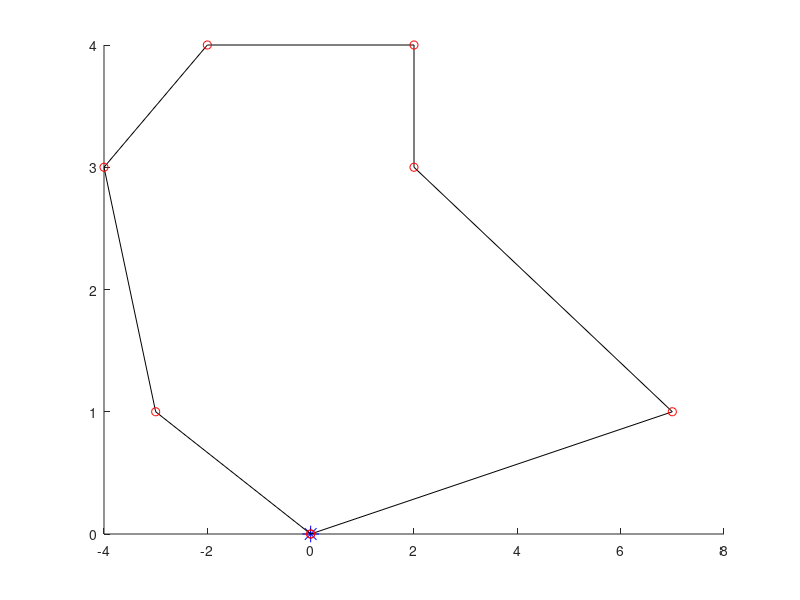
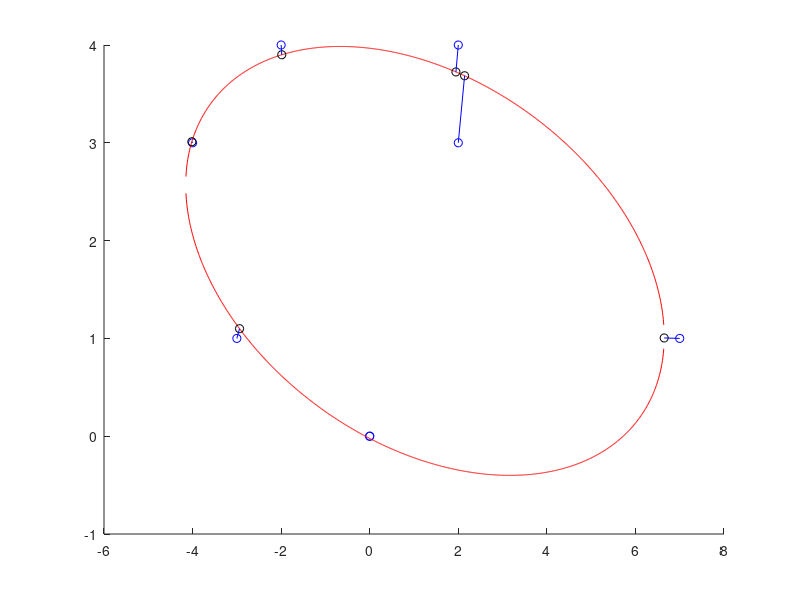

These charts were generated, in order, by the following MATLAB code:
function[] = TDRA( )
% This main function will execute the entirety of the Truck and Drone 
% routing algorithm. 

%%%
% When it comes to calculating the "travel time between two customers" we will 
% use the distance between the two nodes for trucks. When calculating the 
% travel time between two customers by UAV, we will use the distance but 
% divided by a speed factor of 1.5.
%%%

    % Variables 
    %      C0            Set of customer locations with depot as the starting
    %                     location where C0.x is the x location of the
    %                     customers and C0.y is the y locations of the
    %                     customers. 
    %       c            Number of customers
    %       U            Set of drones
    %       u            Number of drones
    % aafDistancesTruck  Travel times between two customers i & j by truck
    %     soln           Our representation of the solution where:
    %                      ansoln.Part1 represents the sequence of customers
    %                          visited by the truck
    %                      ansoln.Part2 represents the assignment of
    %                          customers to UAVs & also the sequence of
    %                          visits by each UAV
    %                      ansoln.Part3 represents the launch locations of
    %                          each UAV for every flight
    %                      ansoln.Part4 represents the reconvene locations of
    %                          each UAV for every flight
    %
    
    
    % Generate customer locations
%     C0.x = (50 - -50)*rand(1, 4) + -50;
%     C0.y = (50 - -50)*rand(1, 4) + -50;
%     C0.x = [ 0 -10 0 0 ]; % we treat the first slot as the depot;
%     C0.y = [ 0 0 -10 -5 ];  % we treat the first slot as the depot;
%     C0.x = [ 0 randi([-10, 10], 1, 10) 0 ];
%     C0.y = [ 0 randi([-10, 10], 1, 10) 0 ];
    
%     C0.x = [ 0 -4 -7 -6 4 6 2 9 8 7 6 0 ];
%     C0.y = [ 0 1 -3 -8 -9 -3 10 9 -2 -8 -8 0];
    
% %          0  1  2  3  4  0   Customer ID
% %          1  2  3  4  5  6   Indices
%     C0.x = [ 0  8  6 -7  1  0 ];
%     C0.y = [ 0 -2 -3 -3  2  0 ];

%              0  1  2  3  4  5  6  0  Customer ID
%              1  2  3  4  5  6  7  8  Indices
    C0.x = [ 0 -2 -3  2  2  7 -4  0 ]; 
    C0.y = [ 0  4  1  4  3  1  3  0 ]; 

%%%%%%%%%%%%%%%%%%%%%%%%Testing ellipse fitting %%%%%%%%%%%%%%%%%%%%%%%%
% Slanted ellipse
%     C0.x = [ 1, 2, 3, 4, 4.5, 5, 5.5, 6, 6, 5.7, 5.5, 5, 4, 3, 1, ...
%              -1, -3, -6, -7, -7.5, -7, -6, ...
%              -3, -2, -1, -4, -5];
%     C0.y = [ 7, 6, 5, 4, 3, 2, 0.5, -1, -1.5, -3.5, -4, -5, -5.3, -5.2, -4.5,...
%              8, 8, 7, 6, 4, 2, 0, ...
%              -2.5, -3, -3.5, -1.5, -1];
    

% Ellipse along x axis; This works well 
%     C0.x = [ -3, -2.5, -2, -1.5, -1, -.5, 0, .5, 1, 1.5, 2, 2.5, 3, -3, -2.5, -2, -1.5, -1, -.5, 0, .5, 1, 1.5, 2, 2.5, 3 ];
%     C0.y = [ 0.54, 1.06, 1.34, 1.52, 1.64, 1.71, 1.73, 1.71, 1.64, 1.54, 1.34, 1.06, .54, -0.54, -1.06, -1.34, -1.52, -1.64, -1.71, -1.73, -1.71, -1.64, -1.54, -1.34, -1.06, -.54 ];

% Ellipse along y axis
%     C0.x = [ 0 [ -2 : 0.5 : 2 ] [ -2 : 0.5 : 2 ] 0]
%     C0.y = [0 sqrt( 1 - (C0.x(1 : 9).^2)/4 ) [ -1*sqrt( 1 - (C0.x(10 : 18).^2)/4 ) ] 0 ]
    



    % Plot the customer locations
%     hold on
%     figure( 1 );
%     plot(0,0,'b*', 'MarkerSize', 12)
%     plot(C0.x, C0.y, 'bo')
%     hold off

    
    % Numbers of customers (excluding the depot) 
    c = length(C0.x) - 2;
    
    % Number of drones
    U = [1, 2];
    u = length(U);
    
    % Initial and final temperature (Inputs for SA)
    T0 = 90;
    TFinal = 0.01; 
    Beta_SA = 0.99;
    Imax = 20;
    
    % Calculate the distances between each all points
    % Here, our first row of the columns is how far our depot is from each 
    % of the customers. 
    aafDistances = calculateDistances(C0.x, C0.y);
    
    
    % Initialize solution data structure
    soln.anPart1 = zeros(1, length(C0.x));  % the Truck Route
    soln.anPart2 = [-1];  % Assignment of customers to UAVs
    soln.anPart3 = [-1];  % Launch locations of the UAVs
    soln.anPart4 = [-1];  % Reconvene locations of the UAVs
    
    
    % Generate initial solution s, to the STRPD based on SA
    s = simulatedAnnealing(c, aafDistances, soln, T0, TFinal, Beta_SA, Imax, u);
    
%%%%%%%%%%%%%%%%%%%%%%%%%%%%%%%%%%%%%%%%%%%%%%%%%%%%%%%%%%%%%%%%%%%%%%%%
    % Test plotting our path with drones
    % THis is correct btw
%     s.anPart1 = [ 0 4 2 3 0 ];
%     s.anPart3 = [ 2 -1 ];   % These indices refer to the cell number in part 1, so this is wrong. 
%     s.anPart2 = [ 1 -1 ];   % visits customer 1
%     s.anPart4 = [ 3 -1 ];   % returns to index 2 of s.anPart1 (which is customer 3)
% 
%     s.anPart1 = [ 0 4 3 1 2 0 ];    % MOST RECENT TEST
%     s.anPart3 = [ 1 -1 4 ];
%     s.anPart2 = [ 5 -1 6 ];
%     s.anPart4 = [ 3 -1 5 ]; 
    
%     s.anPart1 = [ 0 4 2 0 ];
%     s.anPart3 = [ 2 3 -1 ];   % These indices refer to the cell number in part 1, so this is wrong. 
%     s.anPart2 = [ 1 3 -1 ];   % visits customer 1
%     s.anPart4 = [ 3 4 -1 ];   % returns to index 2 of s.anPart1 (which is customer 3)

%     s.anPart1 = [ 0 4 2 0 ];
%     s.anPart3 = [ 2 -1 3 ];   % These indices refer to the cell number in part 1, so this is wrong. 
%     s.anPart2 = [ 1 -1 3 ];   % visits customer 1
%     s.anPart4 = [ 3 -1 4 ];   % returns to index 2 of s.anPart1 (which is customer 3)

%     s.anPart1 = [ 0 4 2 0 ];
%     s.anPart3 = [ 2 -1 3 ];   % These indices refer to the cell number in part 1, so this is wrong. 
%     s.anPart2 = [ 1 -1 3 ];   % visits customer 1
%     s.anPart4 = [ 3 -1 4 ];   % returns to index 2 of s.anPart1 (which is customer 3)
%%%%%%%%%%%%%%%%%%%%%%%%%%%%%%%%%%%%%%%%%%%%%%%%%%%%%%%%
    
    % Plot the truck and drone route
    plot_route( C0, s);
    
    
    % Initialize best solution, the rsult of the best solution, the 
    % iteration number, and the temperature
    s_best = s;
    fs_best = f(aafDistances, s_best, u);
    
    
    % Elliptical stuff
    u
    solnOut = ellipticalCustomerAssignment( s_best, C0, u);
    
    
    
end

%%%%%%%%%%%%%%%%%%%%%%%%%%%%%%%%%%%%%%%%%%%%%%%%%%%%%%%%%%%%%%%%%%%%%%%%%%%
function[ ] = plot_route( C0, s) 
% plot_route will take in the customer locations & the initial solution
% produced via the Simulated annealing method. It will then plot the route 
% the truck will take. 
% Input 
%   C0      The locations of all the customers
%   s       The route we are plotting 
%   u       The number of drones 
% Output
%   

    % Variables
    %    a, b     Placeholder variables for the coordinates 
    %  nCustInd   counter to keep track of the customer indices 
    
    % Plot the truck route
    nCustInd = 2;
    a = [ 0 ]; 
    b = [ 0 ]; 
    
    % Fill in these a and b arrays
%     for i = s.anPart1( 2 : length(C0.x) - 1 )
    for i = s.anPart1( 2 : length(s.anPart1) - 1)
        a(nCustInd) = C0.x(i+1);
        b(nCustInd) = C0.y(i+1);
        nCustInd = nCustInd + 1; 
        a;
        b;
    end

    a(end + 1) = 0;
    b(end + 1) = 0;


        
    % Initialize the coords visited by the drones
    aanDrones = zeros(length(s.anPart2)-1, 6);
    
    C0;
    s; 
    % Fill in this matrix
    for iCustomer = 1 : length(s.anPart2)        
        if s.anPart2(iCustomer) == -1
            aanDrones( iCustomer, : ) = -1*ones(1, 6);
%             aanDrones = [ aanDrones ; -1*ones(1, 6) ]
            
        else
            aanDrones(iCustomer, 1) = C0.x(s.anPart1(s.anPart3(iCustomer)) + 1);
            aanDrones(iCustomer, 4) = C0.y(s.anPart1(s.anPart3(iCustomer)) + 1);

            aanDrones(iCustomer, 3) = C0.x(s.anPart1(s.anPart4(iCustomer)) + 1);
            aanDrones(iCustomer, 6) = C0.y(s.anPart1(s.anPart4(iCustomer)) + 1);

            aanDrones(iCustomer, 2) = C0.x(s.anPart2(iCustomer) + 1);
            aanDrones(iCustomer, 5) = C0.y(s.anPart2(iCustomer) + 1);
        end
    end
    
    
    
    % Plot the drone route
    aColors = ["r--", "b--", "g--", "k--", "m--"];
        
    % 
    aDimensions = size(aanDrones);
    
    % Plot this stuff
    figure(2)
    hold on; 
    plot(0,0,'b*', 'MarkerSize', 12)
    plot(a, b, 'k-')
    plot(a, b, "ro")
    
    iDrone = 1; 
    for iRow = 1 : aDimensions 
        x = [ 0 ];
        y = [ 0 ]; 
        
        if aanDrones(iRow, 1) == -1
            iDrone = iDrone + 1; 
        else
            for iCol = 1 : 3
                x(iCol) = aanDrones(iRow, iCol);
                y(iCol) = aanDrones(iRow, iCol+3);
            end
            
            plot(x, y, aColors(iDrone));
        end
    end
    hold off; 
end

function[ aafDistances ] = calculateDistances( x, y )
% calculateDistances will calculate the distances between all the points 
%   on the graph
% INPUT
%   x, y   the x and y coordinates of the customers
% OUTPUT
%   aafDistances   An array of distances where D_ij is the distance between 
%                    house i and house j; this matrix should be symmetric

    % Variables
    %
    
    % Initialize the distances array
    aafDistances = zeros(length(x));
    
    % Calculate the distances
    for i = 1 : length(x)
        for j = 1 : length(x)
            aafDistances( i, j ) = sqrt( (x(i) - x(j))^2 + (y(i) - y(j))^2 );
        end
    end
    
end

function[ s_best ] = ...
    simulatedAnnealing( c, aafDistances, soln, T0, TFinal, Beta_SA, Imax, u)
% simulatedAnnealing function will take in an array of distances 
% and will generate a random TRP (traveling repairman problem).
% INPUT
%   c              The length of the soln
%  aafdistances    Array of distances between customers
%  soln            Data structure of solution
%   T0             The initial temperature
%   TFinal         The final temperature we want to approach
%  Beta_SA         The cooling schedule for our simulated annealing
%   Imax           The maximum number of iterations
%   u              The numebr of drones
% OUTPUT
%  s_best          Returns the best solution to the TRP 


    % Variables
    %  soln       Data structure with solutions parts 1, 2, 3, and 4 
    %     s       Solution to the TRP problem
    %  s_best     Best solution
    % fs_best     The result of the best solution7
    %     T       The current temperature of our simulated annealing
    

    % Initialize our current and final temperatures
    T = T0;     
    
    % Generate a ranomd TRP (Traveling Repairman Problem) 
    % randomly insert all customers into vector    
    soln.anPart1 = [ 0 randperm(c) 0 ];
    s = soln; % create duplicate of soln for comparison
    
    % Initilaize the best solution and the best result 
    s_best = s;
    fs_best = f(aafDistances, s, u); 
    
    sPrime = soln;
    
    % Run the simulated annealing process
    while T > TFinal
        for i = 1 : Imax 
            % Find neighbor to s
            sPrime.anPart1 = neighbor(s);
            

            
            % Check if neighbor is better than current solution 
            diff = fs_best - f(aafDistances, sPrime, u);
            
            % Check if neighbor is better
            if f(aafDistances, sPrime, u) < f(aafDistances, s_best, u)
                s_best.anPart1 = sPrime.anPart1;
                fs_best = f(aafDistances, sPrime, u); 
            end
            
            % Boltzmann probability time babbbyyyy
            if rand() < exp(-abs(diff) / T)
                s.anPart1 = sPrime.anPart1;
            end
            
        end
        
        % Cooling schedule
        T = Beta_SA * T; 
    end
    
    
    
end

function[ solnOut ] = ellipticalCustomerAssignment( solnIn, C0, k )
% The ellipticalCustomerAssignment heuristic function will take in a soln
% and then will return another solution. 

% INPUT
%  solnIn      This is the input solution
%  C0          The locations (coordinates) of the customers
%  k           Number of drones
% OUTPUT
%  solnOut     This is the output solution

    % VARIABLES
    %    D        The design matrix
    %    C        The constraint matrix
    %    S        Scatter matrix
    %    V        Matrix with columns being the eigenvectors
    %    D        Matrix where diagonals are eigenvalues
    %    g        Anonymous function for distance from point to conic
    %    h        Anonymous function for distance between two points
    % aVectorScaled  The parameters that create our ellipse
    % anSortedTruckCustomers   Vector of truck customers sorted by distance
    %                          to ellipse
    % aafDistances  Get the distances between all the points
    
    
    % Create matrix of distances
    aafDistances = calculateDistances(C0.x, C0.y);
    
    % Assign initial variables 
    solnOut = solnIn; 
    fSolnOut = f( aafDistances, solnIn, k);
    
    % Fit an ellipse to C0 
    % First create our design matrix
    D = zeros(length(C0.x) - 1, 6);
    for iRow = 1 : length(C0.x) - 1
        D( iRow, 1 ) = (C0.x(iRow))^2;
        D( iRow, 2 ) = C0.x(iRow) * C0.y(iRow);
        D( iRow, 3 ) = (C0.y(iRow))^2;
        D( iRow, 4 ) = C0.x(iRow);
        D( iRow, 5 ) = C0.y(iRow);
        D( iRow, 6 ) = 1;
        

    end
    
    
    % Next our constraint matrix
    C = zeros(6); 
    C(1, 3) = 2;
    C(3, 1) = 2;
    C(2, 2) = -1; 
    
    % Create scatter matrix
    S = D' * D;
    
    % Find our eigenvalues and eigenvectors
    [ eigenvector, eigenvalue ] = eig( S, C );
    
    % Find the smallest eigenvalue
    fMinDiag = inf;
    for iDiagonal = 1 : 6
        if eigenvalue(iDiagonal, iDiagonal) > 1e-6 && eigenvalue(iDiagonal, iDiagonal) < fMinDiag
            iMinDiag = iDiagonal;
            fMinDiag = eigenvalue(iDiagonal, iDiagonal);
        end
    end
    
    
    % Scale the parameters so that a'C*a = 1
    aVector = eigenvector( :, iMinDiag );
    fScaling = aVector' * C * aVector;
    aVectorScaled = aVector / sqrt(fScaling);
        
    
    % This function gives us the algebraic distance of any point (x, y)
    % from the conic. 
    g = @( a, x, y) (a(1)*x.^2 + a(2).*x.*y + a(3)*y.^2 + a(4)*x + a(5)*y + a(6));
    
    
    % Create functions from the quadratic formulas    
    fplus  = @(a, x) ( -(a(2)*x + a(5)) + sqrt( (a(2)*x + a(5)).^2 - 4*a(3)*(a(1)*x.^2 + a(4)*x + a(6)) ) ) / (2*a(3));
    fminus = @(a, x) ( -(a(2)*x + a(5)) - sqrt( (a(2)*x + a(5)).^2 - 4*a(3)*(a(1)*x.^2 + a(4)*x + a(6)) ) ) / (2*a(3));
    
    
    % Create array of points
    afXData = [ min(C0.x) - 10 : 0.01 : max(C0.x) + 10 ];
    % Check to see if the x and y are imaginary
    counter = 1;
    for x = afXData
        if isreal(fplus( aVectorScaled, x )) && fplus( aVectorScaled, x) ~= 0
            afXGoodData(counter) = x;
            afYDataPositive(counter) = fplus( aVectorScaled, x ); 
        end
        
        if isreal(fminus( aVectorScaled, x )) && fminus( aVectorScaled, x) ~= 0
            afYDataNegative(counter) = fminus( aVectorScaled, x );
        end
        
        if isreal(fminus( aVectorScaled, x )) && isreal(fplus( aVectorScaled, x ))
            counter = counter + 1; 
        end
        
        
    end
               
    
    % Plot the points
    figure(12345)
    hold on; 
    plot(C0.x, C0.y, 'bo')
    plot(afXGoodData, afYDataPositive, 'r-')
    plot(afXGoodData, afYDataNegative, 'r-')
%     hold off; 
    
    % Given a customer point (xi, yi), find the point (x, y) on an ellipse
    % that minimizes the distance between (xi, yi) and (x, y)
    
    % Set the max number of iterations, the threshold
    % for convergence
    nMax = 30; 
    fThreshold = 10^(-6);
    
    % Hard code the function and its jacobian
    h = @(x, y, lambda, xi, yi, a) ...
        [ 2*x - 2*xi + 2*a(1)*x*lambda + a(2)*lambda*y + a(4)*lambda; 
          2*y - 2*yi + a(2)*lambda*x + 2*a(3)*lambda*y + a(5)*lambda; 
          a(1)*x^2 + a(2)*x*y + a(3)*y^2 + a(4)*x + a(5)*y + a(6) ];

    h_jacobian = @(x, y, lambda, xi, yi, a) ...
        [ 2 + 2*a(1)*lambda, a(2)*lambda, 2*a(1)*x + a(2)*y + a(4); 
          a(2)*lambda, 2 + 2*a(3)*lambda, a(2)*x + 2*a(3)*y + a(5); 
          2*a(1)*x + a(2)*y + a(4), a(2)*x + 2*a(3)*y + a(5), 0 ];
      
   % Initialize ellipse points
   afEllipse.x = [];
   afEllipse.y = [];
   
   % Initialize vector of distances
   afDistanceFromEllipse = zeros(1, length(C0.x)-2); 
    
   %Instead of iterating through the length of the arrays, iterate through   
   for nCustomer = solnIn.anPart1(2 : end - 1)
       % Set initial guess
       %                  x                y        lambda
       afGuess = [ C0.x(nCustomer + 1); C0.y(nCustomer + 1); 0 ]; 
       
       
       % Get the unknowns
       [ ae_vals, j, aUnknowns ] = ... 
           newtons_method( nMax, afGuess, fThreshold, h, h_jacobian, aVectorScaled, C0, nCustomer+1);
       
       % Plot the point on the ellipse
       plot(aUnknowns(1, j-1), aUnknowns(2, j-1), 'ko')
       
       % Store the ellipse point
       afEllipse.x = aUnknowns(1, j-1);
       afEllipse.y = aUnknowns(2, j-1); 
       
       % Calculate the distance between customers and closest pt on ellipse
       afDistanceFromEllipse( nCustomer ) = sqrt( (afEllipse.x(end) - C0.x(nCustomer+1))^2 + ...
           (afEllipse.y(end) - C0.y(nCustomer+1))^2 );
       
       % Plot those thangs 
       plot( [ C0.x(nCustomer+1); afEllipse.x ], [C0.y(nCustomer+1); afEllipse.y], 'b-' )
%        [ C0.x(nCustomer); afEllipse.x ]
% %        for i = 1 : length(C0.x)
% %            plot( [ C0.x(nCustomer+1); afEllipse.x(nCustomer) ], [C0.y(nCustomer+1); afEllipse.y(nCustomer)], 'b-' )
% %        end
% %        hold off; 
             
              % Final Output Lines
%        fprintf("\n")
%         fprintf("Final Output Line for Part (a)\n")
%         fprintf("Current k    |      e^(k+1)     |      x^(k+1)\n" );
%         fprintf("  %4d       |   %10.10f   |   [ %2.6f ; %2.6f; %2.6f ]   \n", k-2, ae_vals(k-1), aUnknowns(1, k-1), aUnknowns(2, k-1), aUnknowns(3, k-1))
       
   end
    
   hold off;
   afDistanceFromEllipse;
   
   
   % Sort the customer in descending order from distance to the ellipse
   afDistanceFromEllipse
   [ afSortedDistances, anSortedTruckCustomers ] = sort( afDistanceFromEllipse, 2, "descend" );

   afSortedDistances
   anSortedTruckCustomers
   
   
   % Get the distance matrix (the distances between all the points)
   aafDistances = calculateDistances(C0.x, C0.y); 
   
   
    % Now we start looping until no feasible position is available for
    % customers in the list for re-insertion in UAV routes
    feasible = 1;  %
    temp_counter = 0;     % this temporary counter will eventually be removed, 
                          % it is taking place of the feasibility thing
           

    while temp_counter < 40
        for i = 1 : length(anSortedTruckCustomers)
            
            % Store the index of customer i in anSortedTruckCustomers
            jCust = anSortedTruckCustomers(i);  % customer index at index i in anSortedTruckCustomers
            
            % Select customer c_j in the list & remove it from truck route
            solnRemovedCustomer = soln_remove_truck_customer(solnIn, jCust);

%             %%%%% TEMPORARY STUFF REMOVE AFTER TESTING %%%%%
%             solnIn.anPart1 = [0 10 9 8 7 3 5 6 0];
%             solnIn.anPart3 = [ 1 6 -1 2 3 6];
%             solnIn.anPart2 = [11 1 -1 12 4 2];
%             solnIn.anPart4 = [3 7 -1 3 6 7];
%             solnIn
%             jCust = 8  % This is the customer we will be removing
%             %%%%% TEMPORARY STUFF REMOVE AFTER TESTING %%%%%
            
            for iTruckStop = 2 : length(solnIn.anPart1)
                % Insert the customer in the truck route
                insertedSoln = soln_insert_truck_customer(solnRemovedCustomer, jCust, iTruckStop);
                
                
                % Check feasibility 
                
                
                % Calculate the total waiting time
                fWaitingTime = f( aafDistances, insertedSoln, k ); 
            end
            
            
            for iDrone = 1 : k
                for iStopLeave = 1 : length(solnRemovedCustomer.anPart1)
                    for iStopReturn = iStopLeave : length(solnRemovedCustomer.anPart1)
                        % Insert the customer in the truck route
                        insertedDroneSoln = ... 
                            soln_add_drone_customer(solnRemovedCustomer, jCust, iDrone, iStopLeave, iStopReturn)
                    end
                end
            end
            
            
            % Insert the customer into every drone route
            nDrone = 1; 
            
            
            
            % Try inserting jCustomer into all possible spots in the truck routes
%             for i = 1 : soln
%             
%             for Drone
%                 for leavingStop % = 1 : LENGTH(PART1)
%                     for returning stop   % Where the returning stop must come AFTER THE LEAVING STOP; = L.S. + 1 : length(part1)
%                     end
%                 end
%             end
%             

        end
%         
        temp_counter = temp_counter + 1;
        
        
    end


end

function[ ae_vals, k, aUnknowns ] = newtons_method( nMax, afGuess, fThreshold, h, h_jacobian, a, C0, iCustomer )
% Newton's method will approximate the roots of our function h. For this
% particular problem, h is the gradient of our distance formula. 
% Input
%   nMax               The maximum number of iterations
%   afGuess            Our initial guess
%   fThreshold         The threshold for convergence
%   h                  The function we are trying to find the root of 
%   h_jacobian         The jacobian of function h
%   aVectorScaled      The paramters we found to create our ellipse
%   C0                 Our set of customers
%   iCustomer          The current customer we are at
% Output
%   ae_vals            Array of error values
%   k                  Number of iterations
%   aUnknowns          Array of unknowns we are trying to find

    % Local Variables
    %  k           Number of iterations it took to converge
    %  e           The error value
    %  xi          x coordinate of the customers
    %  yi          y coordinate of the customers
    
    % Initialize k values and error value e
    k = 1; 
    e = 99;   % absurd error value
    
    % Create variables for the x and y coordinates of the customers
    xi = C0.x(iCustomer); 
    yi = C0.y(iCustomer); 
    
    % Initialize vector to hold the updating x, y, and lambda values and
    % vector for e values
    aUnknowns = zeros(3, nMax); 
    ae_vals = zeros(1, nMax); 
    aUnknowns(:, 1) = afGuess; 
    ae_vals(1) = e; 
    
    % Run Newton's Method for the vector case
    while k < nMax + 2 && ae_vals(k) > fThreshold
        aUnknowns(:, k+1) = aUnknowns(:, k) - ... 
            h_jacobian(aUnknowns(1, k), aUnknowns(2, k), aUnknowns(3, k), xi, yi, a) \ ...
            h(aUnknowns(1, k), aUnknowns(2, k), aUnknowns(3, k), xi, yi, a ); 
        
        % Calculate the error
        ae_vals(k+1) = norm( aUnknowns(:, k+1) - aUnknowns(:, k) );
        
        % Print k, the error and the value
%         fprintf("Current k    |      e^(k+1)     |      x^(k+1)\n" );
%         fprintf("  %4d       |   %10.10f   |   [ %2.6f ; %2.6f; %2.6f ]   \n", k-1, ae_vals(k+1), aUnknowns(1, k+1), aUnknowns(2, k+1), aUnknowns(3, k+1))
        
        % Update k 
        k = k + 1; 
    end
end

function[ solnOut ] = soln_remove_truck_customer(solnIn, jCust)
% The soln_remove_truck_Customer function takes in a solution structure and
% the customer j that we will be removing from the truck route. It will
% first loop over soln.anPart1 to find jCust. Then it will "remove him" by
% esentially shifting everyone in solnIn.anPart1 after him down by 1. 
% Input
%  solnIn     The solution we are currently working with
%  jCust      The customer we will be removing from part 1 of solnIn
% Output
%  solnOut    The resulting solution

    % Local variables
    %  iCustomer     counter variable to keep track of the customer index
    %  
    
    % Loop over soln.anPart1 to find jCust
    for iCustomer = 1 : length(solnIn.anPart1)
        if solnIn.anPart1(iCustomer) == jCust
            jCustIndex = iCustomer; 
        end
    end
    
    % Remove jCust and shift everyone down
    solnIn.anPart1(jCustIndex) = [];
    solnIn.anPart1

    % Shift things in part 3 and part 4 that are after the removal slot
    % down by 1
    nDroneCounter = 1; 
    for nIndex = 1 : length(solnIn.anPart3)
        if solnIn.anPart3(nIndex) < 0
            nDroneCounter = nDroneCounter + 1;
            
        else
            if solnIn.anPart3(nIndex) > jCustIndex  % "if it comes after"
                solnIn.anPart3(nIndex) = solnIn.anPart3(nIndex) - 1;  
            end
            
            if solnIn.anPart4(nIndex) > jCustIndex
                solnIn.anPart4(nIndex) = solnIn.anPart4(nIndex) - 1; 
            end
        end
    end
    
    % Return the solnOut
    solnOut = solnIn; 
  
end

function[ solnOut ] = soln_insert_truck_customer(solnIn, jCust, iStop)
% The soln_insert_truck_customer method will take in the solution, the
% jCustomer we will be inserting, and the place where the truck will be
% inserted. 
% Inputer
%    solnIn    The input solution
%    jCust     the customer that will be inserted
%    iStop     Where the truck will be placed

    % Local Variables
    %
    
    % Initialize the out solution 
    solnOut = solnIn;
    
    % First insert values 1 to iStop - 1
    solnOut.anPart1 = solnIn.anPart1(1 : iStop - 1);
    
    % Next insert jCust
    solnOut.anPart1(iStop) = jCust; 
    
    % Next insert the remaining values iStop to the end of the array
    solnOut.anPart1 = [ solnOut.anPart1 solnIn.anPart1(iStop : end)]; 
    
    % Update anPart3 and anPart4
    nDroneCounter = 1; 
    for nIndex = 1 : length(solnIn.anPart3)
        if solnIn.anPart3(nIndex) < 0
            nDroneCounter = nDroneCounter + 1; 
        else
            if solnIn.anPart3(nIndex) >= iStop
                solnOut.anPart3(nIndex) = solnIn.anPart3(nIndex) + 1; 
            end
            
            if solnIn.anPart4(nIndex) >= iStop
                solnOut.anPart4(nIndex) = solnIn.anPart4(nIndex) + 1; 
            end
        end
    end             
end

function[ solnOut ] = soln_add_drone_customer(solnIn, jCust, iDrone, iStopLeave, iStopReturn)
% soln_add_drone_customer will take in the current solution data structure,
% the customer we will be including, the drone that will be delivering to
% it as well as where the drone will be departing from and arriving to. 
% Input
%  solnIn       Current solution
%  jCust        Customer we are inserting
%  iDrone       The drone that will be delivering to that customer
%  iStopLeave   The index from which the drone will be leaving (based off
%                of the indices from soln.anPart1) 
%  iStopReturn  The index where the drone will be returning (also based off
%                of the indices from soln.anPart1)

% Output
%  solnOut      The resutling solution. 

    % Local variable
    % iPart3Drone     The drone we are currently looking at in part 3
    
    
    % Find the drone we are looking for in solnIn.anPart3
    iPart3Drone = 1;                   
    nDroneCounter = 1;
    
    % Initialize the solnOut
    solnOut = solnIn; 
    
    solnIn;
    while (nDroneCounter ~= iDrone)
        % If we hit a separator (-1) increment the drone
        if (solnIn.anPart3(iPart3Drone) == -1)
            nDroneCounter = nDroneCounter + 1; 
        end
        iPart3Drone = iPart3Drone + 1; 
    end
    
    
    % Look for where iStopLeave fits in solnIn.anPart3 (start from
    % iPart3Drone)
    bPlaced = 0;
    iLeavePlacement = iPart3Drone; 
    while (~bPlaced)        
        % In the case that we want to assign drone n a customer, but there
        % are currently no drone n customers
        if iLeavePlacement > length(solnIn.anPart3)
            % Insert placeholder slot
            solnOut.anPart3(end + 1) = 0;
            solnOut.anPart2(end + 1) = 0; 
            solnOut.anPart4(end + 1) = 0; 
        end
                    
        if (solnOut.anPart3(iLeavePlacement) < iStopLeave)
            % Then we place it in index iLeavePlacement
            bPlaced = 1; 
            
        else
            % We iterate through
            iLeavePlacement = iLeavePlacement + 1; 

        end
    end
    
    
    % Shift oclumns in Part 3 up by 1
    % Shift the columns at & abova where it goes to the right by 1
    solnOut.anPart3 = solnIn.anPart3(1 : iLeavePlacement - 1); 
    
    % Insert the index it will be leaving from
    solnOut.anPart3(iLeavePlacement) = iStopLeave;
    
    % Insert the remaining values iStopLeave to the end of the array
    solnOut.anPart3 = [ solnOut.anPart3 solnIn.anPart3(iLeavePlacement : end) ];
    
    % ----
    % Shift columns in Part 2 up by 1
    % Shift the columns at & abova where it goes to the right by 1
    solnOut.anPart2 = solnIn.anPart2(1 : iLeavePlacement - 1);
    
    % Insert the customer jCust
    solnOut.anPart2(iLeavePlacement) = jCust; 
    
    % Insert the remaining values iStopLeave to the end of the array
    solnOut.anPart2 = [ solnOut.anPart2 solnIn.anPart2(iLeavePlacement : end) ]; 
    
    
    % ----
    % Shift the columns in Part 4 up by 1
    % Shift the columns at & above where it goes to the right by 1
    solnOut.anPart4 = solnIn.anPart4(1 : iLeavePlacement - 1);

    % Insert the customer return index
    solnOut.anPart4( iLeavePlacement ) = iStopReturn; 
    
    % Insert the remaining values iStopLeave to the end of the array
    solnOut.anPart4 = [ solnOut.anPart4 solnIn.anPart4(iLeavePlacement : end) ]; 
    
    
    solnOut
            
    
        
end

function[ sPrime ] = neighbor( soln )
% The neighbor function will implement the well-known 2-opt method for
% creating neighbors for our current solution s. Here, we must note that
% our 2-opt method will switch two customers within the vector of Parts 1
% and 2. The customers are selected randomly. Our 2-opt is a local search
% heuristic.

% INPUT
%   soln       Current solution data structure.
% OUTPUT
%  sPrime      A neighbor to input solution soln

    % Variables
    %    sPrime    The soln.anPart1 which is the neighbor to our original 
    %                soln.anPart1  
    %  randIndex1  The index of the customer that will be switched out from
    %                part 1 of the soln data structure
    %  randIndex2  The index of the customer that will be switched out from
    %                part 2 of the soln data structure. 
    %    nTemp     A temporary variable that holds the customer at index 
    %                randIndex1
    
    
    % Randomly pick two customer indices from anPart1 
    randIndex1 = -1;
    randIndex2 = -1;
    
    % Make sure that we don't pick the same two indices
    while randIndex1 == randIndex2
        randIndex1 = randi([2, length(soln.anPart1)-1]);
        randIndex2 = randi([2, length(soln.anPart1)-1]); 
    end
    
%     fprintf("Before switching: \n")
%     soln.anPart1
    
    % Switch their positions in soln.anPart1
    nTemp = soln.anPart1(randIndex1);
    soln.anPart1(randIndex1) = soln.anPart1(randIndex2);
    soln.anPart1(randIndex2) = nTemp; 
    
% %     fprintf("after switching: \n")
%     soln.anPart1
    
    % Return the new neighbor to the input solution
    sPrime = soln.anPart1;
    
end

function[ fTotalWaitTime ] = f( aafDistances, soln, k)
% This function f is our wait time function. In this case, we treat
%  the time = distance for our trucks and we calculate the time for the 
%  drones using a speed factor of 1.5

% INPUT
%   aafDistances    Array of floats containing the distances between custs.
%   soln            Data structure of solutions in parts 1, 2, 3 and 4 
%   k               Number of drones
% OUTPUT
%   fTotalWaitTime  Float of total wait time 
    

    % Variables
    %   alpha         Our speed factor for the drones. 
    %   aSoln         Current solution
    
    
    % Initialize constants
    alpha = 1.5;
    
    
    % Create temporary list of customers
    anCustomers = soln.anPart1;
    
    
    % Initialize total wait time
    fTotalWaitTime = 0;
    
    
    % Create vector arrival and departure times for drones and trucks
    aafDroneArrivalTime = zeros(k, length(aafDistances));
    aafTruckArrivalTime = zeros(1, length(aafDistances));
    aafTruckDepartureTime = zeros(1, length(aafDistances));
    
    
    soln;
    aafDistances;
    
    % Calculate the total wait time for the truck customers
    iPrevious = 1; 
    for iCustomerIndex = 2 : length(soln.anPart1) % Here iCustomerIndex = 1 & = length(soln.anPart1) are the nodes 
        iDrone = 1; % Initialize drone counter
        
        % Calculate the arrival time of the truck to this node        
        aafTruckArrivalTime(anCustomers(iCustomerIndex) + 1) = ...
            aafDistances( anCustomers(iCustomerIndex - 1) + 1, anCustomers(iCustomerIndex) + 1 ) ...
          + aafTruckArrivalTime( anCustomers(iCustomerIndex - 1) + 1);
        
%         "Put this arrival times in aafTruckDepartureTimes and vector and 
%          then update them if they have a drone approaching that same
%          node. So that if there is no drone going towards customer at
%          iCustomerIndex, then they already have something in their truck
%          arrival time vector. That is, we are assuming that no customer
%          has a drone delivering to them. 
        aafTruckDepartureTime(anCustomers(iCustomerIndex) + 1) = ...
            aafTruckArrivalTime(anCustomers(iCustomerIndex) + 1);
        

        
        for iReconveneIndex = 1 : length(soln.anPart4)
            
            % Check if we have an "X" there
            if soln.anPart4(iReconveneIndex) == -1
                iDrone = iDrone + 1;
            end
            
            % Get the arrival time of the drones
            if iCustomerIndex == soln.anPart4(iReconveneIndex) % This means there is a drone flying to this point
                a = aafDistances( anCustomers(soln.anPart3(iReconveneIndex)) + 1, soln.anPart2(iReconveneIndex) + 1);
                b = aafDistances( soln.anPart2(iReconveneIndex) + 1, anCustomers(soln.anPart4(iReconveneIndex)) + 1);
                
                aafDroneArrivalTime(iDrone, anCustomers(soln.anPart4(iReconveneIndex)) + 1) = (a + b)/alpha;
                
                %%%% WORKS TILL HERE %%%%
                
                % if Truck is there before the drone, it must wait
                if aafTruckArrivalTime(anCustomers(iCustomerIndex) + 1) < max (aafDroneArrivalTime( :, anCustomers(iCustomerIndex) + 1 ) )
                    aafTruckDepartureTime(anCustomers(iCustomerIndex) + 1) = ...
                        max (aafDroneArrivalTime( :, anCustomers(iCustomerIndex) + 1) );
                elseif aafTruckArrivalTime(anCustomers(iCustomerIndex) + 1) > max( aafDroneArrivalTime( :, iCustomerIndex) )
                    % If the drone is there before the truck
                    aafTruckDepartureTime(anCustomers(iCustomerIndex) + 1) = aafTruckArrivalTime( anCustomers(iCustomerIndex) + 1);
                end
                    
            end
            
        end
       iPrevious = iPrevious + 1;  
    end
    
    
    % Get the total waiting time 
    fTotalWaitTime = aafTruckDepartureTime( soln.anPart1(end - 1) + 1 );       
end
